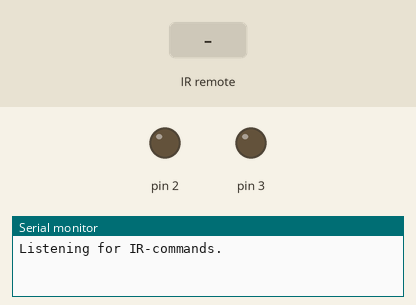
Bench run of a sketch on a simulated Arduino Uno, built with avr-gcc and run on an emulated ATmega328P. Shown: output pins drawn as LEDs (lit = HIGH), the last lines printed to the serial monitor. The inputs (shaded band) are chosen by the test bench.

Above: at 1.2 s.
1.3 s: infrared code 0xFFC23D received
At 2.0 s:
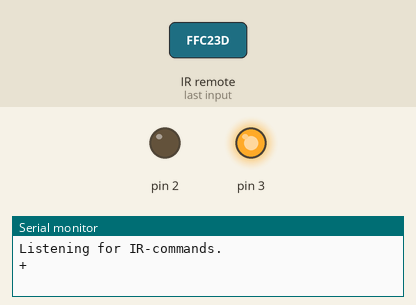
2.8 s: infrared code 0xFF906F received
At 3.1 s:
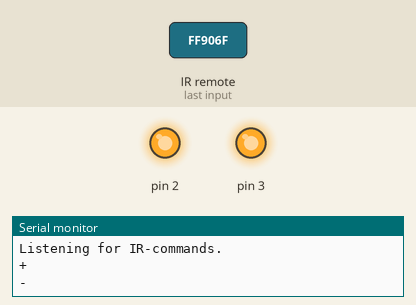
4.3 s: infrared code 0xFFC23D received
At 5.4 s:
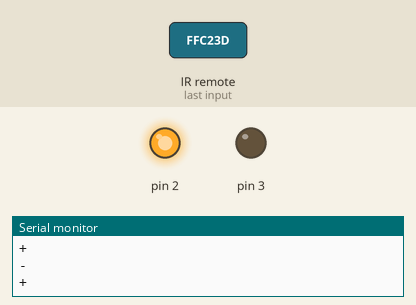
Timing chart, 0 to 7.3 s (numbered marks = the images above; inputs shaded):
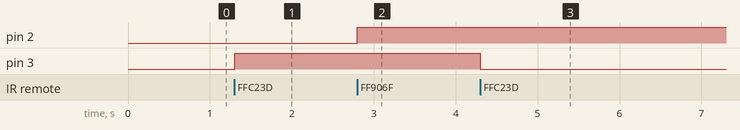

The sketch:

IRReceiveTest.ino
```cpp
// (licence header left out)
#include <IRremote.h>

int RECV_PIN = 11;

IRrecv irrecv(RECV_PIN);

decode_results results;

void setup()
{
  Serial.begin(9600);
  Serial.println("Listening for IR-commands.");
  irrecv.enableIRIn(); // Start the receiver
  pinMode(3, OUTPUT);
  pinMode(2, OUTPUT);
}
boolean led1state = false;
boolean led2state = false;
void loop() {
  if (irrecv.decode(&results)) {
    //Serial.println(results.value, HEX);
    switch(results.value){
      case 0xFF629D: //On
        Serial.println("On/Off");
        break;
      case 0xFFC23D: //+
        Serial.println("+");
        digitalWrite(3, led2state = !led2state);
        break;
      case 0xFF906F: //-
        Serial.println("-");
        digitalWrite(2, led1state = !led1state);
        break;
      case 0xFF9867: //100
        Serial.println("100");
        break;
      case 0xFF7A85: //75
        Serial.println("75");
        break;
      case 0xFF30CF: //50
        Serial.println("50");
        break;
      case 0xFF38C7: //25
        Serial.println("25");
        break;
      default:
        break;
    }
    irrecv.resume(); // Receive the next value
  }
}
```

Measured:
- after the input at 1.3 s, pin 3: LOW → HIGH at once
- after the input at 2.8 s, pin 2: LOW → HIGH at once
- after the input at 4.3 s, pin 3: HIGH → LOW at once
